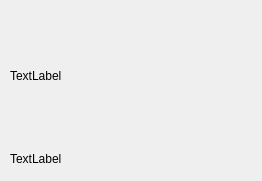
<?xml version="1.0" encoding="UTF-8"?>
<ui version="4.0">
 <class>ImageHolder</class>
 <widget class="QWidget" name="ImageHolder">
  <property name="geometry">
   <rect>
    <x>0</x>
    <y>0</y>
    <width>262</width>
    <height>181</height>
   </rect>
  </property>
  <property name="windowTitle">
   <string>Form</string>
  </property>
  <widget class="QLabel" name="label">
   <property name="geometry">
    <rect>
     <x>10</x>
     <y>20</y>
     <width>231</width>
     <height>111</height>
    </rect>
   </property>
   <property name="text">
    <string>TextLabel</string>
   </property>
  </widget>
  <widget class="QLabel" name="label_2">
   <property name="geometry">
    <rect>
     <x>10</x>
     <y>150</y>
     <width>67</width>
     <height>17</height>
    </rect>
   </property>
   <property name="text">
    <string>TextLabel</string>
   </property>
  </widget>
 </widget>
 <resources/>
 <connections/>
</ui>
